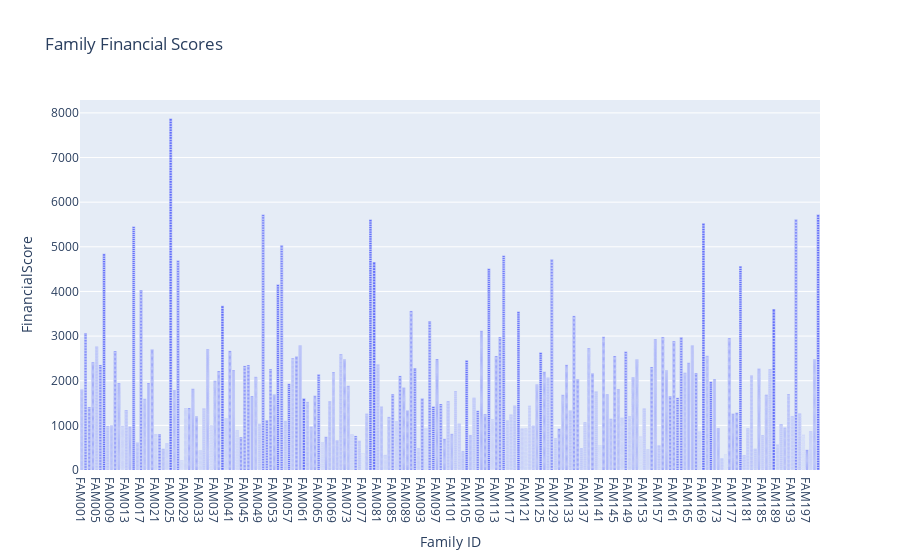

Notebook code cell kept with this figure:
### Markdown cell above
Visualization

### Code cell
import plotly.express as px

fig = px.bar(family_data, x='Family ID', y='FinancialScore', title="Family Financial Scores")
fig.show()

### Figure 1 — Plotly figure (JSON) as saved in the notebook; plotly's stock layout.template omitted (floating-point values rounded to 4 significant figures; data arrays with more than 128 entries replaced by an {"elided": "..."} marker saying what was removed)
{"data": [{"alignmentgroup": "True", "hovertemplate": "Family ID=%{x}<br>FinancialScore=%{y}<extra></extra>", "legendgroup": "", "marker": {"color": "#636efa", "pattern": {"shape": ""}}, "name": "", "offsetgroup": "", "orientation": "v", "showlegend": false, "textposition": "auto", "type": "bar", "x": {"elided": "16306 str values"}, "xaxis": "x", "y": {"elided": "16306 float values"}, "yaxis": "y"}], "layout": {"barmode": "relative", "legend": {"tracegroupgap": 0}, "title": {"text": "Family Financial Scores"}, "xaxis": {"anchor": "y", "domain": [0, 1], "title": {"text": "Family ID"}}, "yaxis": {"anchor": "x", "domain": [0, 1], "title": {"text": "FinancialScore"}}}}
